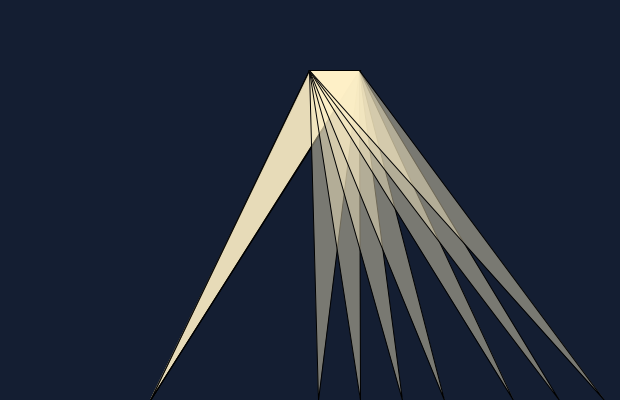
Frame 1 (no input)
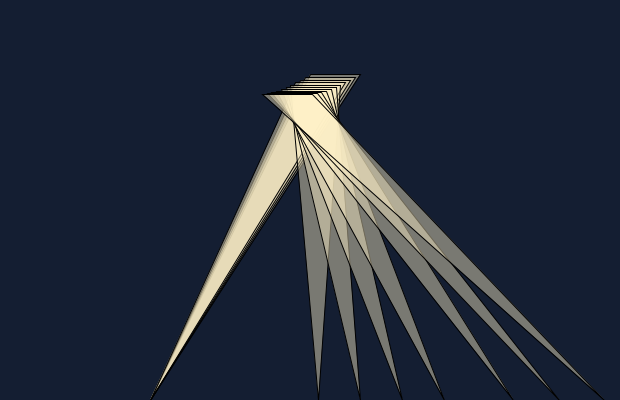
Frame 60 (the mouse pressed at the canvas centre just before this capture)
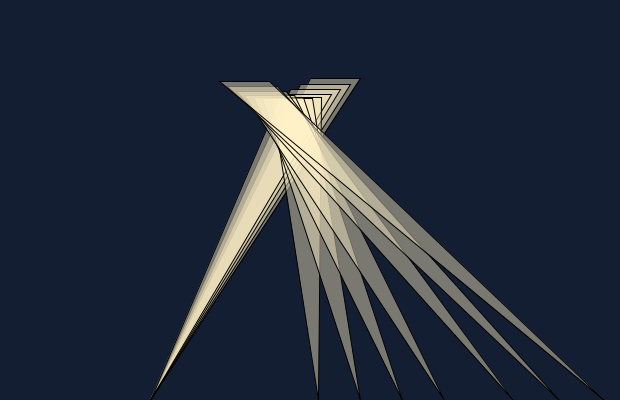
Frame 120 (the mouse held since frame 60 and released just before this capture)

The Processing sketch that drew these frames (run headless with seeded random() and noise(); from frame 60 on, the mouse is pressed at the canvas centre):

// Processing sketch: processing_88382
// ── processing_88382.pde

// Moving Spotlights - code by Rodrigo Siqueira - http://js.do/
float k = 0;
void setup() {
  size(620,400); 
}
void draw() {
  k=k+0.005;
  background(20,30,50);
  fill(255,240,200,110);
  for (int i=0; i<=10; i++) {
    float x1 = width/2-sin(i*k/10)*160;
    float y1 = sin(k/5)*70+20*sin(i*k/2)+70;
    float x2 = sin(i/4)*i*50+150;
    float y2 = height;
    float x3 = x2-40*0;
    float y3 = y2;
    float x4 = x1+50;
    float y4 = y1;
    quad(x1,y1,  x2,y2, x3,y3,  x4,y4);
  }
  if (k>=10*2*PI) {
    k=0;
  }
}
